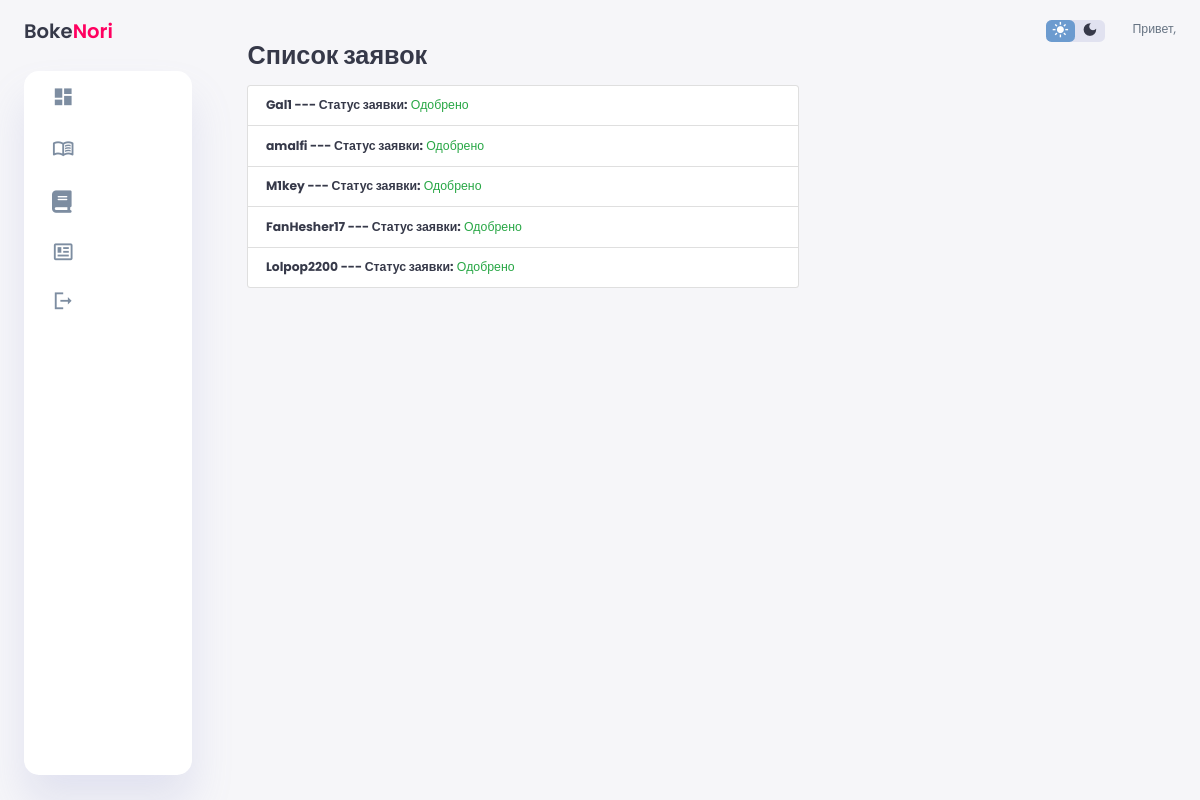
The app's page /application_list/ with its own data.
### applications/models.py (models this page shows, shortened)
class Application(models.Model):
    STATUS_CHOICES = [
        ('pending', 'Ожидание'),
        ('rejected', 'Отклонено'),
        ('approved', 'Одобрено'),
    ]
    user = models.ForeignKey(User, on_delete=models.CASCADE)
    nickname = models.CharField(max_length=100)
    age = models.IntegerField()
    source = models.CharField(max_length=100)
    previous_projects = models.TextField()
    activities = models.TextField()
    read_rules = models.TextField()
    communication_style = models.CharField(max_length=100)
    participate_in_storyline = models.TextField()
    status = models.CharField(max_length=100, choices=STATUS_CHOICES, default='pending')
    prefix = models.ForeignKey(Prefix, on_delete=models.SET_NULL, null=True, blank=True)
    discord_link = models.URLField(blank=True)

### applications/views.py (the view)
# urls.py: path('application_list/', views.applications_list, name='applications_list'),
def applications_list(request):
    all_applications = Application.objects.all()
    paginator = Paginator(all_applications, 10)  # Пагинация по 10 записей на страницу
    page_number = request.GET.get('page', 1)  # Установка значения по умолчанию на 1, если параметр 'page' отсутствует
    try:
        applications = paginator.page(page_number)
    except EmptyPage:
        applications = paginator.page(paginator.num_pages)
    return render(request, 'applications_list.html', {'applications': applications})

### applications/templates/applications_list.html (shortened to what this page needs)
{% extends 'base.html' %}
{% block content %}
<div class="container">
    <h1 class="mt-4 mb-3">Список заявок</h1>
    <div class="list-group">
        {% for application in applications %}
        {% if application.status == 'approved' %}
    <a href="{% url 'application_detail' pk=application.pk %}" class="list-group-item list-group-item-action text-success"><b>{{ application.nickname }} ---  Статус заявки:</b> {{ application.get_status_display }}</a>
{% elif application.status == 'pending' %}
    <a href="{% url 'application_detail' pk=application.pk %}" class="list-group-item list-group-item-action text-warning"><b>{{ application.nickname }} ---  Статус заявки:</b> {{ application.get_status_display }}</a>
{% elif application.status == 'rejected' %}
    <a href="{% url 'application_detail' pk=application.pk %}" class="list-group-item list-group-item-action text-danger"><b>{{ application.nickname }} ---  Статус заявки:</b> {{ application.get_status_display }}</a>
{% endif %}
        {% endfor %}
    </div>
</div>
{% endblock %}

### applications/static/css/style.css (style rules this page uses)
:root { --color-primary: #6C9BCF; --color-danger: #FF0060; --color-success: #1B9C85; --color-warning: #F7D060; --color-white: #fff; --color-info-dark: #7d8da1; --color-dark: #363949; --color-light: rgba(132, 139, 200, 0.18); --color-dark-variant: #677483; --color-background: #f6f6f9; --card-border-radius: 2rem; --border-radius-1: 0.4rem; --border-radius-2: 1.2rem; --light-bg-color: #ffffff; --light-text-color: #333333; --card-padding: 1.8rem; --padding-1: 1.2rem; --box-shadow: 0 2rem 3rem var(--color-light); }
body { background-color: var(--color-background); color: var(--color-dark); }
.list-group-item { background-color: var(--color-white); color: var(--color-dark); }
* { margin: 0; padding: 0; outline: 0; appearance: 0; border: 0; text-decoration: none; box-sizing: border-box; }
html { font-size: 14px; }
body { width: 100vw; height: 100vh; font-family: 'Poppins', sans-serif; font-size: 0.88rem; user-select: none; overflow-x: hidden; color: var(--color-dark); background-color: var(--color-background); }
a { color: var(--color-dark); }
h1 { font-weight: 800; font-size: 1.8rem; }
b { color: var(--color-dark); }
@media screen and (max-width: 1200px) { .container { width: 95%; grid-template-columns: 7rem auto 23rem; } }
:root { --custom-color-primary: #6C9BCF; }
:root { --bs-primary: var(--custom-color-primary); }
:root { --body-bg: var(--color-background); --body-color: var(--color-dark); --link-color: var(--color-dark); --link-hover-color: var(--color-dark-variant); --btn-primary-bg: var(--color-dark); --btn-primary-color: var(--color-white); --btn-secondary-bg: var(--color-dark-variant); --btn-secondary-color: var(--color-white); --jumbotron-bg: var(--color-dark); --jumbotron-color: var(--color-white); --alert-bg-color: var(--color-dark-variant); --alert-text-color: var(--color-white); --form-bg-color: var(--color-dark-variant); --form-text-color: var(--color-white); --form-placeholder-color: var(--color-dark-variant); --form-border-color: var(--color-dark-variant); }

### records on screen
Application: nickname "Gal1", status "Одобрено"
Application: nickname "amalfi", status "Одобрено"
Application: nickname "M1key", status "Одобрено"
Application: nickname "FanHesher17", status "Одобрено"
Application: nickname "Lolpop2200", status "Одобрено"
